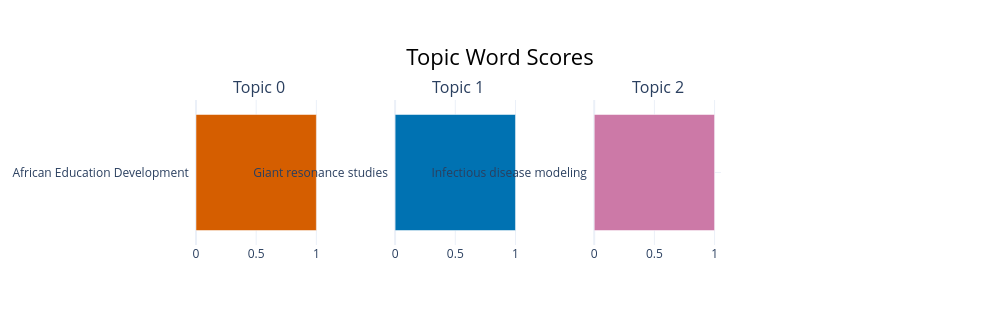

Source (notebook cell):
### Code cell
topic_model.visualize_barchart(topics=[0, 1, 2])

### Figure 1 — Plotly figure (JSON) as saved in the notebook; plotly's stock layout.template omitted (floating-point values rounded to 4 significant figures)
{"data": [{"marker": {"color": "#D55E00"}, "orientation": "h", "type": "bar", "x": [1], "xaxis": "x", "y": ["African Education Development  "], "yaxis": "y"}, {"marker": {"color": "#0072B2"}, "orientation": "h", "type": "bar", "x": [1], "xaxis": "x2", "y": ["Giant resonance studies  "], "yaxis": "y2"}, {"marker": {"color": "#CC79A7"}, "orientation": "h", "type": "bar", "x": [1], "xaxis": "x3", "y": ["Infectious disease modeling  "], "yaxis": "y3"}], "layout": {"annotations": [{"font": {"size": 16}, "showarrow": false, "text": "Topic 0", "x": 0.0875, "xanchor": "center", "xref": "paper", "y": 1, "yanchor": "bottom", "yref": "paper"}, {"font": {"size": 16}, "showarrow": false, "text": "Topic 1", "x": 0.3625, "xanchor": "center", "xref": "paper", "y": 1, "yanchor": "bottom", "yref": "paper"}, {"font": {"size": 16}, "showarrow": false, "text": "Topic 2", "x": 0.6375, "xanchor": "center", "xref": "paper", "y": 1, "yanchor": "bottom", "yref": "paper"}], "height": 325, "hoverlabel": {"bgcolor": "white", "font": {"family": "Rockwell", "size": 16}}, "showlegend": false, "title": {"font": {"color": "Black", "size": 22}, "text": "Topic Word Scores", "x": 0.5, "xanchor": "center", "yanchor": "top"}, "width": 1000, "xaxis": {"anchor": "y", "domain": [0, 0.175], "showgrid": true}, "xaxis2": {"anchor": "y2", "domain": [0.275, 0.45], "showgrid": true}, "xaxis3": {"anchor": "y3", "domain": [0.55, 0.725], "showgrid": true}, "xaxis4": {"anchor": "y4", "domain": [0.825, 1], "showgrid": true}, "yaxis": {"anchor": "x", "domain": [0, 1], "showgrid": true}, "yaxis2": {"anchor": "x2", "domain": [0, 1], "showgrid": true}, "yaxis3": {"anchor": "x3", "domain": [0, 1], "showgrid": true}, "yaxis4": {"anchor": "x4", "domain": [0, 1], "showgrid": true}}}
